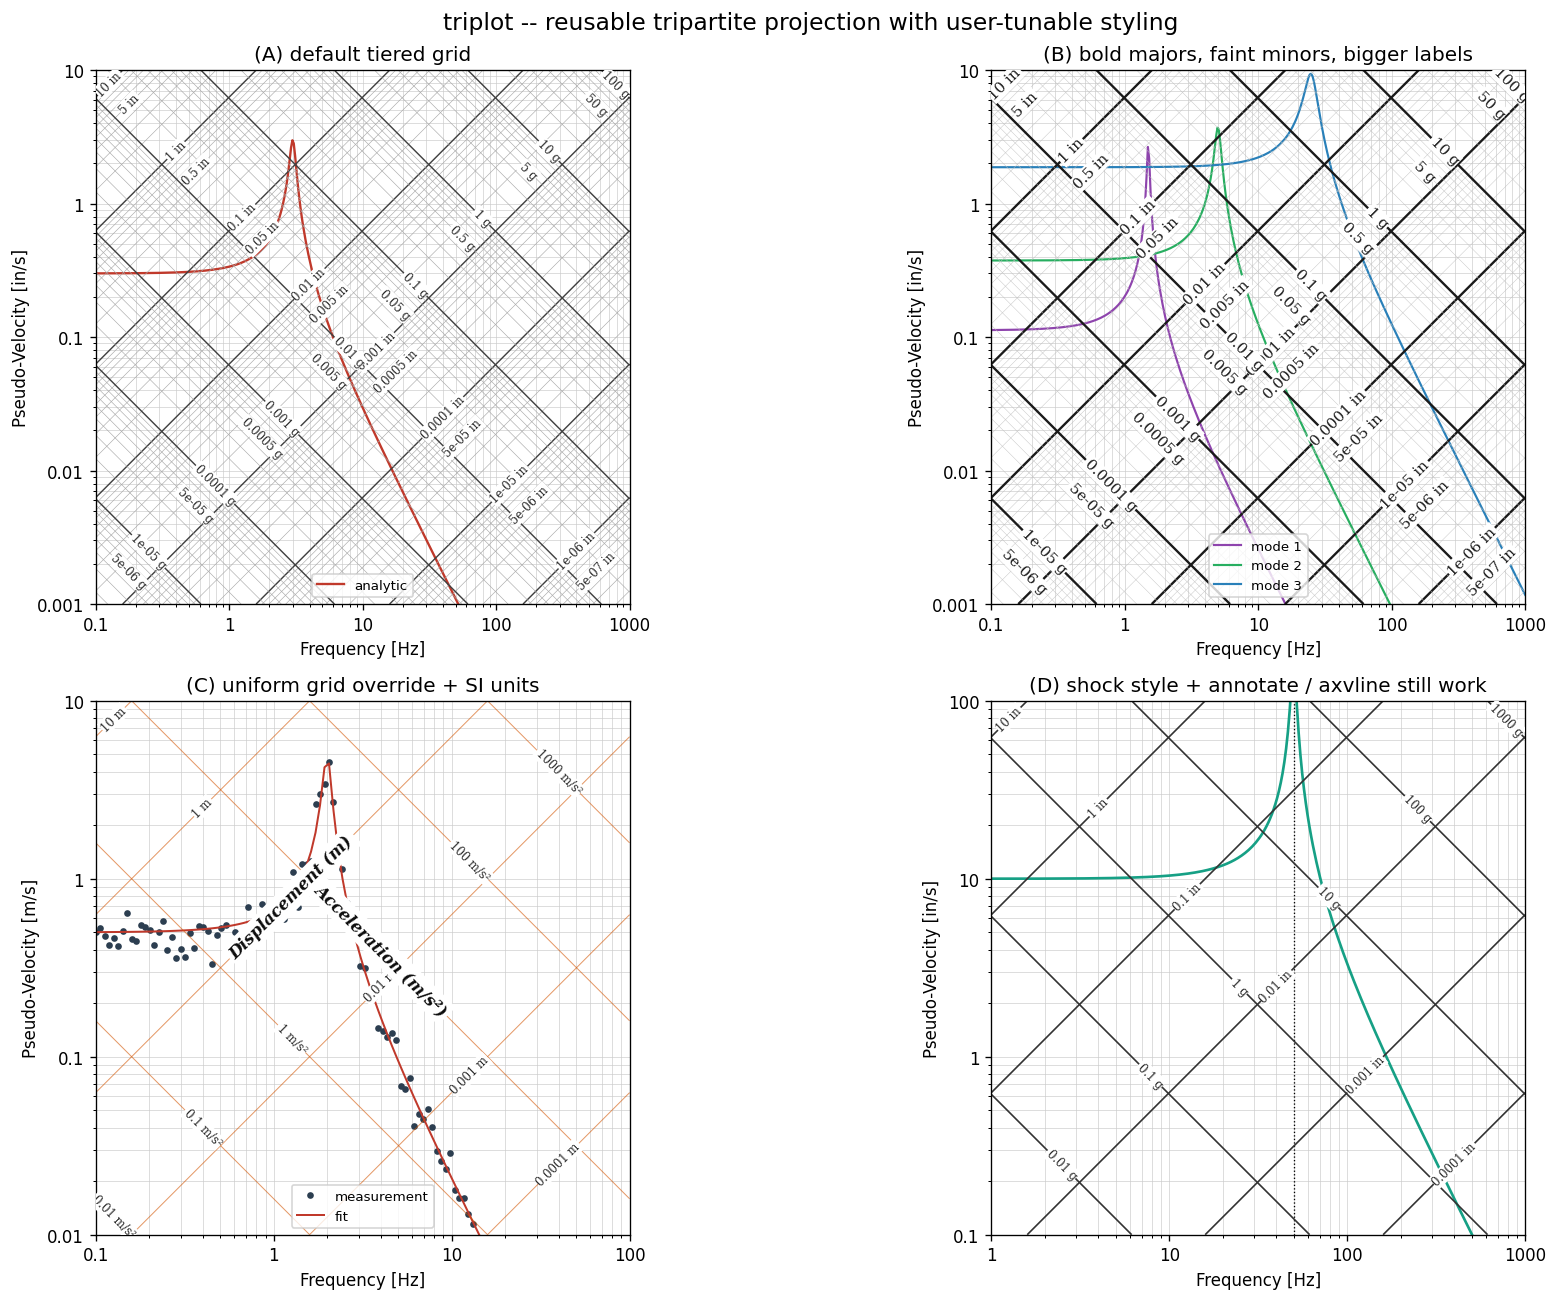

The Python source for this figure:
"""Full reusability demo for the `tripartite` projection.

Shows that the axes is a generic drop-in for *any* log-log frequency /
pseudo-velocity data, and every visual knob is user-tunable:

  * arbitrary user data (here: two analytic curves + one noisy measurement)
  * custom x/y limits
  * grid style preset  (`style="seismic" | "dplot" | "shock"`)
  * tiered line weights via `ax.set_diag_style(...)`
  * label font tuning
  * optional uniform-grid override via `ax.grid_diagonal(..., color=..., linewidth=...)`
  * standard matplotlib APIs still work (title, legend, annotate, axvline, ...)

Produces `examples/custom_styling.png`.
"""
import matplotlib
matplotlib.use("Agg")
import matplotlib.pyplot as plt
import numpy as np

import triplot  # noqa: F401  -- registers the 'tripartite' projection


rng = np.random.default_rng(7)


def arbitrary_curve(f, peak_hz, zeta, scale):
    """Any user function returning (f, v) pairs on a log-log grid."""
    r = f / peak_hz
    mag = 1.0 / np.sqrt((1 - r**2) ** 2 + (2 * zeta * r) ** 2)
    return mag * (peak_hz * 0.5) * scale


fig = plt.figure(figsize=(16, 11))

# ---------------- (A) default tiered grid --------------------------------------
axA = fig.add_subplot(2, 2, 1, projection="tripartite", style="dplot")
axA.set_xlim(0.1, 1000)
axA.set_ylim(0.001, 10)
f = np.logspace(-1, 3, 400)
axA.plot(f, arbitrary_curve(f, 3.0, 0.05, 0.2), color="#c0392b", lw=1.4, label="analytic")
axA.set_title("(A) default tiered grid")
axA.legend(loc="lower center", fontsize=8)

# ---------------- (B) custom tier weights + bolder labels ----------------------
axB = fig.add_subplot(2, 2, 2, projection="tripartite", style="dplot")
axB.set_xlim(0.1, 1000)
axB.set_ylim(0.001, 10)
axB.set_diag_style(
    major_linewidth=1.4, major_color="#1a1a1a",
    minor_linewidth=0.25, minor_color="#bfbfbf",
    label_fontsize=9, label_color="#1a1a1a",
)
# three overlaid user curves
for peak, zeta, color, label in [
    (1.5, 0.02, "#8e44ad", "mode 1"),
    (5.0, 0.05, "#27ae60", "mode 2"),
    (25.0, 0.10, "#2980b9", "mode 3"),
]:
    axB.plot(f, arbitrary_curve(f, peak, zeta, 0.15), color=color, lw=1.3, label=label)
axB.set_title("(B) bold majors, faint minors, bigger labels")
axB.legend(loc="lower center", fontsize=8)

# ---------------- (C) uniform grid override (single weight, one color) ---------
axC = fig.add_subplot(2, 2, 3, projection="tripartite", style="seismic", units="SI")
axC.set_xlim(0.1, 100)
axC.set_ylim(0.01, 10)
# The kwargs to grid_diagonal() disable tiered mode and paint every gridline
# with the same weight/color -- useful for quick overlays or print.
axC.grid_diagonal(True, color="#d35400", linewidth=0.6, alpha=0.6)

# noisy user "measurement"
f2 = np.logspace(-1, 2, 120)
noise = 10 ** (rng.normal(0, 0.08, f2.size))
axC.plot(f2, arbitrary_curve(f2, 2.0, 0.05, 0.5) * noise,
         marker="o", ms=3, lw=0, color="#2c3e50", label="measurement")
axC.plot(f2, arbitrary_curve(f2, 2.0, 0.05, 0.5), color="#c0392b", lw=1.2, label="fit")
axC.set_title("(C) uniform grid override + SI units")
axC.legend(loc="lower center", fontsize=8)

# ---------------- (D) minimalist shock style + annotations ---------------------
axD = fig.add_subplot(2, 2, 4, projection="tripartite", style="shock")
axD.set_xlim(1, 1000)
axD.set_ylim(0.1, 100)
axD.set_diag_style(major_linewidth=1.0, major_color="#333")
peak = 50.0
axD.plot(f, arbitrary_curve(f, peak, 0.03, 0.4), color="#16a085", lw=1.6)
# standard matplotlib tools keep working -----------------------------------
axD.axvline(peak, color="k", ls=":", lw=0.8)
axD.annotate(f"peak f = {peak:g} Hz",
             xy=(peak, arbitrary_curve(np.array([peak]), peak, 0.03, 0.4)[0]),
             xytext=(peak * 2, 30),
             arrowprops=dict(arrowstyle="->", lw=0.8),
             fontsize=9)
axD.set_title("(D) shock style + annotate / axvline still work")

fig.suptitle("triplot -- reusable tripartite projection with user-tunable styling",
             fontsize=14)
fig.tight_layout()
out = r"C:\Users\pmarq\source\repos\triplot\examples\custom_styling.png"
fig.savefig(out, dpi=120, bbox_inches="tight")
print(f"wrote {out}")
